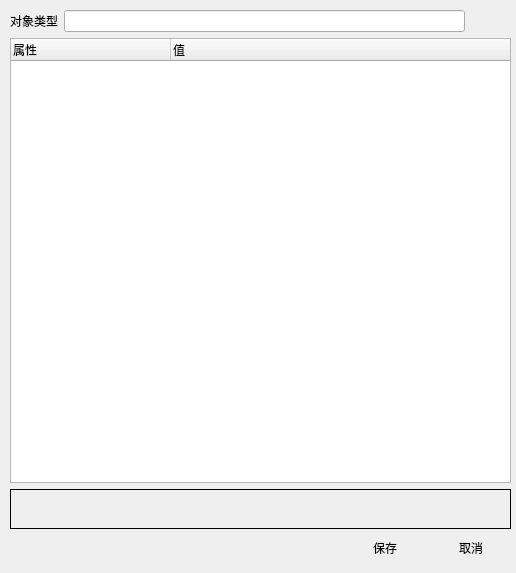
<?xml version="1.0" encoding="UTF-8"?>
<ui version="4.0">
 <class>InstanceEditWindow</class>
 <widget class="QWidget" name="InstanceEditWindow">
  <property name="geometry">
   <rect>
    <x>0</x>
    <y>0</y>
    <width>516</width>
    <height>573</height>
   </rect>
  </property>
  <property name="windowTitle">
   <string>实例属性编辑</string>
  </property>
  <property name="windowIcon">
   <iconset resource="orion2.qrc">
    <normaloff>:/images/unique32.png</normaloff>:/images/unique32.png</iconset>
  </property>
  <widget class="QWidget" name="layoutWidget">
   <property name="geometry">
    <rect>
     <x>10</x>
     <y>10</y>
     <width>501</width>
     <height>551</height>
    </rect>
   </property>
   <layout class="QVBoxLayout" name="verticalLayout">
    <item>
     <layout class="QGridLayout" name="gridLayout">
      <item row="0" column="2">
       <widget class="QPushButton" name="editpushButton">
        <property name="text">
         <string/>
        </property>
        <property name="icon">
         <iconset resource="orion2.qrc">
          <normaloff>:/images/project_magezine.png</normaloff>:/images/project_magezine.png</iconset>
        </property>
        <property name="iconSize">
         <size>
          <width>24</width>
          <height>24</height>
         </size>
        </property>
        <property name="flat">
         <bool>true</bool>
        </property>
       </widget>
      </item>
      <item row="0" column="1">
       <widget class="QLineEdit" name="typelineEdit">
        <property name="readOnly">
         <bool>true</bool>
        </property>
       </widget>
      </item>
      <item row="0" column="0">
       <widget class="QLabel" name="label_5">
        <property name="text">
         <string>对象类型</string>
        </property>
       </widget>
      </item>
     </layout>
    </item>
    <item>
     <widget class="PropertyTreeWidget" name="treeWidget">
      <property name="columnCount">
       <number>2</number>
      </property>
      <attribute name="headerDefaultSectionSize">
       <number>160</number>
      </attribute>
      <attribute name="headerMinimumSectionSize">
       <number>160</number>
      </attribute>
      <column>
       <property name="text">
        <string>属性</string>
       </property>
      </column>
      <column>
       <property name="text">
        <string>值</string>
       </property>
      </column>
     </widget>
    </item>
    <item>
     <widget class="QLabel" name="desclabel">
      <property name="minimumSize">
       <size>
        <width>0</width>
        <height>40</height>
       </size>
      </property>
      <property name="frameShape">
       <enum>QFrame::Box</enum>
      </property>
      <property name="text">
       <string/>
      </property>
      <property name="wordWrap">
       <bool>true</bool>
      </property>
     </widget>
    </item>
    <item>
     <layout class="QHBoxLayout" name="horizontalLayout_3">
      <item>
       <spacer name="horizontalSpacer_3">
        <property name="orientation">
         <enum>Qt::Horizontal</enum>
        </property>
        <property name="sizeHint" stdset="0">
         <size>
          <width>40</width>
          <height>20</height>
         </size>
        </property>
       </spacer>
      </item>
      <item>
       <widget class="QPushButton" name="savepushButton">
        <property name="text">
         <string>保存</string>
        </property>
        <property name="icon">
         <iconset resource="orion2.qrc">
          <normaloff>:/images/ok.png</normaloff>:/images/ok.png</iconset>
        </property>
        <property name="iconSize">
         <size>
          <width>32</width>
          <height>32</height>
         </size>
        </property>
        <property name="flat">
         <bool>true</bool>
        </property>
       </widget>
      </item>
      <item>
       <widget class="QPushButton" name="cancelpushButton">
        <property name="text">
         <string>取消</string>
        </property>
        <property name="icon">
         <iconset resource="orion2.qrc">
          <normaloff>:/images/cancel.png</normaloff>:/images/cancel.png</iconset>
        </property>
        <property name="iconSize">
         <size>
          <width>32</width>
          <height>32</height>
         </size>
        </property>
        <property name="flat">
         <bool>true</bool>
        </property>
       </widget>
      </item>
     </layout>
    </item>
   </layout>
  </widget>
 </widget>
 <customwidgets>
  <customwidget>
   <class>PropertyTreeWidget</class>
   <extends>QTreeWidget</extends>
   <header>propertytreewidget.h</header>
  </customwidget>
 </customwidgets>
 <resources>
  <include location="orion2.qrc"/>
 </resources>
 <connections/>
</ui>
